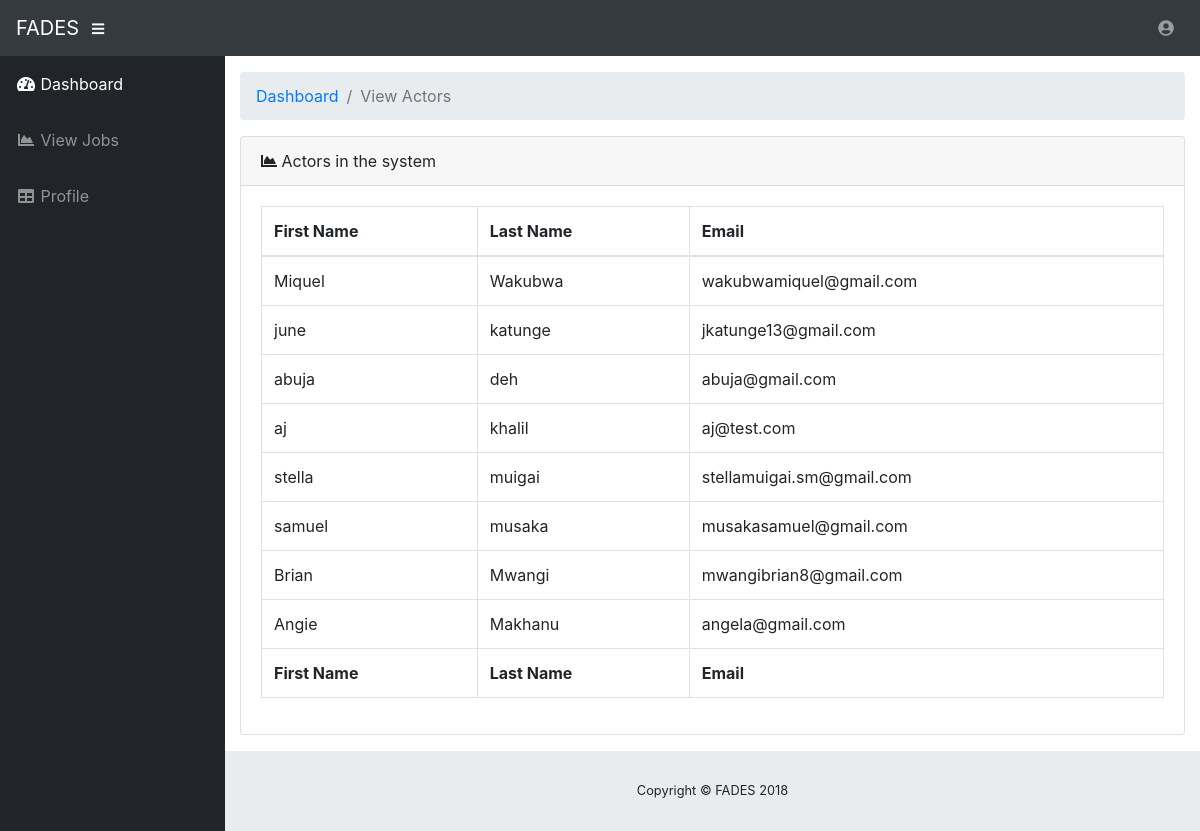
The app's page /viewactors.php (signed in) with its own data.
### tables this page shows
CREATE TABLE `users` (
  `FirstName` varchar(50) NOT NULL,
  `Email` varchar(50) NOT NULL,
  `UserType` text NOT NULL,
  `user_Id` int(12) NOT NULL,
  `Password` varchar(60) NOT NULL,
  `LastName` varchar(50) NOT NULL,
  `Contacts` varchar(50) NOT NULL
);

### viewactors.php (the view, shortened to what this page needs)
<?php
  include 'header.php';
?>
<!DOCTYPE html>
<html lang="en">
  <head>
    <link href="vendor/bootstrap/css/bootstrap.min.css" rel="stylesheet">
    <link href="vendor/fontawesome-free/css/all.min.css" rel="stylesheet" type="text/css">
    <link href="vendor/datatables/dataTables.bootstrap4.css" rel="stylesheet">
    <link href="css/sb-admin.css" rel="stylesheet">
  </head>
  <body id="page-top">
    <nav class="navbar navbar-expand navbar-dark bg-dark static-top">
      <a class="navbar-brand mr-1" href="firstpage.php">FADES</a>
      <button class="btn btn-link btn-sm text-white order-1 order-sm-0" id="sidebarToggle" href="#">
        <i class="fas fa-bars"></i>
      </button>
      <form class="d-none d-md-inline-block form-inline ml-auto mr-0 mr-md-3 my-2 my-md-0">
        <div class="input-group">
        </div>
      </form>
      <ul class="navbar-nav ml-auto ml-md-0">
        <li class="nav-item dropdown no-arrow">
          <a class="nav-link dropdown-toggle" href="#" id="userDropdown" role="button" data-toggle="dropdown" aria-haspopup="true" aria-expanded="false">
            <i class="fas fa-user-circle fa-fw"></i>
          </a>
        </li>
      </ul>
    </nav>
    <div id="wrapper">
      <ul class="sidebar navbar-nav">
        <li class="nav-item active">
          <a class="nav-link" href="firstpage.php">
            <i class="fas fa-fw fa-tachometer-alt"></i>
            <span>Dashboard</span>
          </a>
        </li>
        <?php
          if( $_SESSION['UserType'] == 'actor' ) {
        ?>
        <li class="nav-item">
          <a class="nav-link" href="viewjobs.php">
            <i class="fas fa-fw fa-chart-area"></i>
            <span>View Jobs</span></a>
        </li>
        <?php
          }
        ?>
        <li class="nav-item">
          <a class="nav-link" href="profile.php">
            <i class="fas fa-fw fa-table"></i>
            <span>Profile</span></a>
        </li>
      </ul>
      <div id="content-wrapper">
        <div class="container-fluid">
          <ol class="breadcrumb">
            <li class="breadcrumb-item">
              <a href="#">Dashboard</a>
            </li>
            <li class="breadcrumb-item active">View Actors</li>
          </ol>
          <div class="card mb-3">
            <div class="card-header">
              <i class="fas fa-chart-area"></i>
              Actors in the system</div>
            <div class="card-body">
              <div class="table-responsive">
                <table class="table table-bordered" id="dataTable" width="100%" cellspacing="0">
                  <thead>
                    <tr>
                      <th>First Name</th>
                      <th>Last Name</th>
                      <th>Email</th>
                    </tr>
                  </thead>
                  <tfoot>
                    <tr>
                      <th>First Name</th>
                      <th>Last Name</th>
                      <th>Email</th>
                    </tr>
                  </tfoot>
                  <tbody>
                    <?php
                        $sql = "SELECT * FROM users where UserType = 'actor'";
                        $result = $connection->query($sql);
                        if ($result) {
                            if ($result->num_rows > 0 ) {
                                while ($row=$result->fetch_assoc()) {
                                  echo "<tr>";
                                  echo "<td>" . $row['FirstName'] . "</td>";
                                  echo "<td>" . $row['LastName'] . "</td>";
                                  echo "<td>" . $row['Email'] . "</td>";
                                  echo "</tr>";
                                }
                            }
                        }
                    ?>
                  </tbody>
                </table>
              </div>
            </div>
          </div>
        </div>
        <footer class="sticky-footer">
          <div class="container my-auto">
            <div class="copyright text-center my-auto">
              <span>Copyright © FADES 2018</span>
            </div>
          </div>
        </footer>
      </div>
    </div>
  </body>
</html>

### css/sb-admin.css (style rules this page uses)
html { position: relative; min-height: 100%; }
body { height: 100%; }
#wrapper { display: -webkit-box; display: -ms-flexbox; display: flex; }
#wrapper #content-wrapper { overflow-x: hidden; width: 100%; padding-top: 1rem; padding-bottom: 80px; }
.navbar-nav .nav-item.active .nav-link { color: #fff; }
.navbar-nav .nav-item.dropdown .dropdown-toggle::after { width: 1rem; text-align: center; float: right; vertical-align: 0; border: 0; font-weight: 900; content: '\f105'; font-family: 'Font Awesome 5 Free'; }
.navbar-nav .nav-item.dropdown.no-arrow .dropdown-toggle::after { display: none; }
.sidebar { width: 90px !important; background-color: #212529; min-height: calc(100vh - 56px); }
.sidebar .nav-item:last-child { margin-bottom: 1rem; }
.sidebar .nav-item .nav-link { text-align: center; padding: 0.75rem 1rem; width: 90px; }
.sidebar .nav-item .nav-link span { font-size: 0.65rem; display: block; }
.sidebar .nav-item .nav-link { color: rgba(255, 255, 255, 0.5); }
@media (min-width: 768px) { .sidebar { width: 225px !important; } }
@media (min-width: 768px) { .sidebar .nav-item .nav-link { display: block; width: 100%; text-align: left; padding: 1rem; width: 225px; } }
@media (min-width: 768px) { .sidebar .nav-item .nav-link span { font-size: 1rem; display: inline; } }
:root { --input-padding-x: 0.75rem; --input-padding-y: 0.75rem; }
footer.sticky-footer { display: -webkit-box; display: -ms-flexbox; display: flex; position: absolute; right: 0; bottom: 0; width: calc(100% - 90px); height: 80px; background-color: #e9ecef; }
footer.sticky-footer .copyright { line-height: 1; font-size: 0.8rem; }
@media (min-width: 768px) { footer.sticky-footer { width: calc(100% - 225px); } }

### records on screen
users: FirstName "Miquel", LastName "Wakubwa", Email "wakubwamiquel@gmail.com"
users: FirstName "june", LastName "katunge", Email "jkatunge13@gmail.com"
users: FirstName "abuja", LastName "deh", Email "abuja@gmail.com"
users: FirstName "aj", LastName "khalil", Email "aj@test.com"
users: FirstName "stella", LastName "muigai", Email "stellamuigai.sm@gmail.com"
users: FirstName "samuel", LastName "musaka", Email "musakasamuel@gmail.com"
users: FirstName "Brian", LastName "Mwangi", Email "mwangibrian8@gmail.com"
users: FirstName "Angie", LastName "Makhanu", Email "angela@gmail.com"
